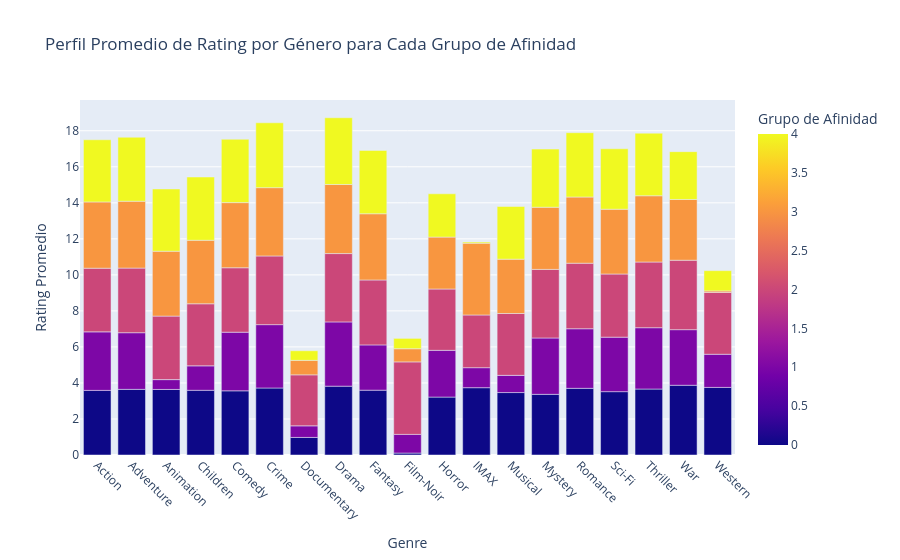
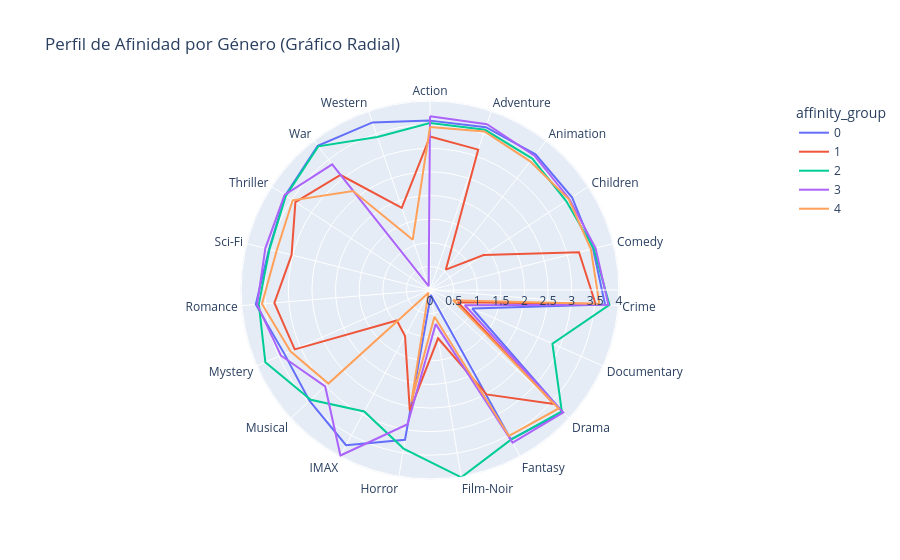

Notebook cell for these charts, in order:
### Markdown cell above
**5. Graficar los grupos de afinidad para poder visualizar los distintos clusters**

### Code cell
# --- 1. Preparación de Datos (Unir cluster IDs y promedios por género) ---

# Convertir PySpark DataFrames a Pandas
df_afinidad_ancho_pandas = df_afinidad_ancho.toPandas() # Tu DF pivoteado de ratings por género
df_clustered_pandas = df_clustered.select("userId", "prediction").toPandas()
df_clustered_pandas.rename(columns={'prediction': 'affinity_group'}, inplace=True)


# Unir el cluster_id a los ratings por género
df_merged_for_viz = pd.merge(
    df_afinidad_ancho_pandas,
    df_clustered_pandas,
    on='userId',
    how='inner'
)

# Calcular el promedio de rating para cada género, por cada grupo de afinidad
# Excluye 'userId' y 'affinity_group' para promediar solo los géneros
genre_columns = [col for col in df_merged_for_viz.columns if col not in ['userId', 'affinity_group']]

df_cluster_profiles = df_merged_for_viz.groupby('affinity_group')[genre_columns].mean().reset_index()

# Transformar a formato 'largo'
df_cluster_profiles_long = df_cluster_profiles.melt(
    id_vars='affinity_group',
    var_name='Genre',
    value_name='Avg_Rating'
)

# --- 2. Visualización: Gráfico de Barras Agrupadas ---
fig_bar = px.bar(
    df_cluster_profiles_long,
    x='Genre',
    y='Avg_Rating',
    color='affinity_group',
    barmode='group', # Muestra barras agrupadas por género para cada cluster
    title='Perfil Promedio de Rating por Género para Cada Grupo de Afinidad',
    labels={'affinity_group': 'Grupo de Afinidad', 'Avg_Rating': 'Rating Promedio'},
    height=600
)
fig_bar.update_xaxes(tickangle=45)
fig_bar.show()

# --- 3. Visualización: Gráfico Radial ---
# Ideal para comparar visualmente los perfiles si tienes muchos géneros
fig_radar = px.line_polar(
    df_cluster_profiles_long,
    r='Avg_Rating',
    theta='Genre',
    color='affinity_group',
    line_close=True,
    title='Perfil de Afinidad por Género (Gráfico Radial)',
    height=600
)
fig_radar.show()

### Figure 1 — Plotly figure (JSON) as saved in the notebook; plotly's stock layout.template omitted (floating-point values rounded to 4 significant figures)
{"data": [{"alignmentgroup": "True", "hovertemplate": "Genre=%{x}<br>Rating Promedio=%{y}<br>Grupo de Afinidad=%{marker.color}<extra></extra>", "legendgroup": "", "marker": {"color": [0, 1, 2, 3, 4, 0, 1, 2, 3, 4, 0, 1, 2, 3, 4, 0, 1, 2, 3, 4, 0, 1, 2, 3, 4, 0, 1, 2, 3, 4, 0, 1, 2, 3, 4, 0, 1, 2, 3, 4, 0, 1, 2, 3, 4, 0, 1, 2, 3, 4, 0, 1, 2, 3, 4, 0, 1, 2, 3, 4, 0, 1, 2, 3, 4, 0, 1, 2, 3, 4, 0, 1, 2, 3, 4, 0, 1, 2, 3, 4, 0, 1, 2, 3, 4, 0, 1, 2, 3, 4, 0, 1, 2, 3, 4], "coloraxis": "coloraxis", "pattern": {"shape": ""}}, "name": "", "offsetgroup": "", "orientation": "v", "showlegend": false, "textposition": "auto", "type": "bar", "x": ["Action", "Action", "Action", "Action", "Action", "Adventure", "Adventure", "Adventure", "Adventure", "Adventure", "Animation", "Animation", "Animation", "Animation", "Animation", "Children", "Children", "Children", "Children", "Children", "Comedy", "Comedy", "Comedy", "Comedy", "Comedy", "Crime", "Crime", "Crime", "Crime", "Crime", "Documentary", "Documentary", "Documentary", "Documentary", "Documentary", "Drama", "Drama", "Drama", "Drama", "Drama", "Fantasy", "Fantasy", "Fantasy", "Fantasy", "Fantasy", "Film-Noir", "Film-Noir", "Film-Noir", "Film-Noir", "Film-Noir", "Horror", "Horror", "Horror", "Horror", "Horror", "IMAX", "IMAX", "IMAX", "IMAX", "IMAX", "Musical", "Musical", "Musical", "Musical", "Musical", "Mystery", "Mystery", "Mystery", "Mystery", "Mystery", "Romance", "Romance", "Romance", "Romance", "Romance", "Sci-Fi", "Sci-Fi", "Sci-Fi", "Sci-Fi", "Sci-Fi", "Thriller", "Thriller", "Thriller", "Thriller", "Thriller", "War", "War", "War", "War", "War", "Western", "Western", "Western", "Western", "Western"], "xaxis": "x", "y": [3.587, 3.249, 3.535, 3.678, 3.452, 3.645, 3.144, 3.588, 3.713, 3.55, 3.639, 0.5455, 3.526, 3.603, 3.454, 3.592, 1.357, 3.446, 3.526, 3.513, 3.563, 3.255, 3.577, 3.617, 3.516, 3.72, 3.518, 3.814, 3.791, 3.599, 0.9753, 0.6432, 2.832, 0.804, 0.5344, 3.821, 3.568, 3.794, 3.835, 3.705, 3.598, 2.514, 3.605, 3.677, 3.514, 0.1079, 1.037, 4.024, 0.7321, 0.5738, 3.216, 2.594, 3.405, 2.883, 2.402, 3.737, 1.111, 2.926, 3.986, 0.06463, 3.467, 0.9551, 3.433, 3.017, 2.925, 3.367, 3.129, 3.808, 3.451, 3.228, 3.702, 3.308, 3.638, 3.674, 3.571, 3.517, 3.025, 3.507, 3.597, 3.353, 3.662, 3.405, 3.646, 3.679, 3.474, 3.872, 3.086, 3.855, 3.373, 2.655, 3.752, 1.842, 3.428, 0.08682, 1.126], "yaxis": "y"}], "layout": {"autosize": true, "barmode": "group", "coloraxis": {"colorbar": {"title": {"text": "Grupo de Afinidad"}}, "colorscale": [[0, "#0d0887"], [0.1111, "#46039f"], [0.2222, "#7201a8"], [0.3333, "#9c179e"], [0.4444, "#bd3786"], [0.5556, "#d8576b"], [0.6667, "#ed7953"], [0.7778, "#fb9f3a"], [0.8889, "#fdca26"], [1, "#f0f921"]]}, "legend": {"tracegroupgap": 0}, "title": {"text": "Perfil Promedio de Rating por Género para Cada Grupo de Afinidad"}, "xaxis": {"anchor": "y", "autorange": true, "domain": [0, 1], "range": [-0.5, 18.5], "tickangle": 45, "title": {"text": "Genre"}, "type": "category"}, "yaxis": {"anchor": "x", "autorange": true, "domain": [0, 1], "range": [0, 19.71], "title": {"text": "Rating Promedio"}, "type": "linear"}}}

### Figure 2 — Plotly figure (JSON) as saved in the notebook; plotly's stock layout.template omitted (floating-point values rounded to 4 significant figures)
{"data": [{"hovertemplate": "affinity_group=0<br>Avg_Rating=%{r}<br>Genre=%{theta}<extra></extra>", "legendgroup": "0", "line": {"color": "#636efa", "dash": "solid"}, "marker": {"symbol": "circle"}, "mode": "lines", "name": "0", "r": [3.587, 3.645, 3.639, 3.592, 3.563, 3.72, 0.9753, 3.821, 3.598, 0.1079, 3.216, 3.737, 3.467, 3.367, 3.702, 3.517, 3.662, 3.872, 3.752, 3.587], "showlegend": true, "subplot": "polar", "theta": ["Action", "Adventure", "Animation", "Children", "Comedy", "Crime", "Documentary", "Drama", "Fantasy", "Film-Noir", "Horror", "IMAX", "Musical", "Mystery", "Romance", "Sci-Fi", "Thriller", "War", "Western", "Action"], "type": "scatterpolar"}, {"hovertemplate": "affinity_group=1<br>Avg_Rating=%{r}<br>Genre=%{theta}<extra></extra>", "legendgroup": "1", "line": {"color": "#EF553B", "dash": "solid"}, "marker": {"symbol": "circle"}, "mode": "lines", "name": "1", "r": [3.249, 3.144, 0.5455, 1.357, 3.255, 3.518, 0.6432, 3.568, 2.514, 1.037, 2.594, 1.111, 0.9551, 3.129, 3.308, 3.025, 3.405, 3.086, 1.842, 3.249], "showlegend": true, "subplot": "polar", "theta": ["Action", "Adventure", "Animation", "Children", "Comedy", "Crime", "Documentary", "Drama", "Fantasy", "Film-Noir", "Horror", "IMAX", "Musical", "Mystery", "Romance", "Sci-Fi", "Thriller", "War", "Western", "Action"], "type": "scatterpolar"}, {"hovertemplate": "affinity_group=2<br>Avg_Rating=%{r}<br>Genre=%{theta}<extra></extra>", "legendgroup": "2", "line": {"color": "#00cc96", "dash": "solid"}, "marker": {"symbol": "circle"}, "mode": "lines", "name": "2", "r": [3.535, 3.588, 3.526, 3.446, 3.577, 3.814, 2.832, 3.794, 3.605, 4.024, 3.405, 2.926, 3.433, 3.808, 3.638, 3.507, 3.646, 3.855, 3.428, 3.535], "showlegend": true, "subplot": "polar", "theta": ["Action", "Adventure", "Animation", "Children", "Comedy", "Crime", "Documentary", "Drama", "Fantasy", "Film-Noir", "Horror", "IMAX", "Musical", "Mystery", "Romance", "Sci-Fi", "Thriller", "War", "Western", "Action"], "type": "scatterpolar"}, {"hovertemplate": "affinity_group=3<br>Avg_Rating=%{r}<br>Genre=%{theta}<extra></extra>", "legendgroup": "3", "line": {"color": "#ab63fa", "dash": "solid"}, "marker": {"symbol": "circle"}, "mode": "lines", "name": "3", "r": [3.678, 3.713, 3.603, 3.526, 3.617, 3.791, 0.804, 3.835, 3.677, 0.7321, 2.883, 3.986, 3.017, 3.451, 3.674, 3.597, 3.679, 3.373, 0.08682, 3.678], "showlegend": true, "subplot": "polar", "theta": ["Action", "Adventure", "Animation", "Children", "Comedy", "Crime", "Documentary", "Drama", "Fantasy", "Film-Noir", "Horror", "IMAX", "Musical", "Mystery", "Romance", "Sci-Fi", "Thriller", "War", "Western", "Action"], "type": "scatterpolar"}, {"hovertemplate": "affinity_group=4<br>Avg_Rating=%{r}<br>Genre=%{theta}<extra></extra>", "legendgroup": "4", "line": {"color": "#FFA15A", "dash": "solid"}, "marker": {"symbol": "circle"}, "mode": "lines", "name": "4", "r": [3.452, 3.55, 3.454, 3.513, 3.516, 3.599, 0.5344, 3.705, 3.514, 0.5738, 2.402, 0.06463, 2.925, 3.228, 3.571, 3.353, 3.474, 2.655, 1.126, 3.452], "showlegend": true, "subplot": "polar", "theta": ["Action", "Adventure", "Animation", "Children", "Comedy", "Crime", "Documentary", "Drama", "Fantasy", "Film-Noir", "Horror", "IMAX", "Musical", "Mystery", "Romance", "Sci-Fi", "Thriller", "War", "Western", "Action"], "type": "scatterpolar"}], "layout": {"autosize": true, "legend": {"title": {"text": "affinity_group"}, "tracegroupgap": 0}, "polar": {"angularaxis": {"direction": "clockwise", "rotation": 90, "type": "category"}, "domain": {"x": [0, 1], "y": [0, 1]}, "radialaxis": {"autorange": true, "range": [0, 4.024], "type": "linear"}}, "title": {"text": "Perfil de Afinidad por Género (Gráfico Radial)"}}}
